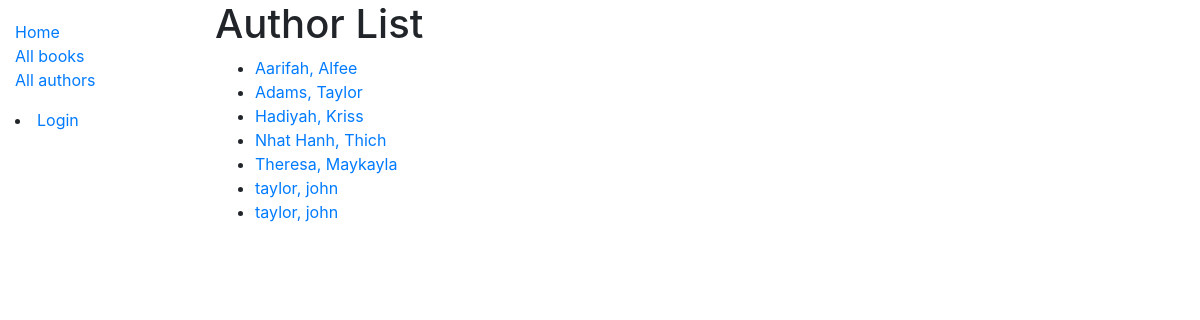
/catalog/author/, run on the app's committed database.
### catalog/models.py (models this page shows)
class Author(models.Model):
    first_name = models.CharField(max_length=100)
    last_name = models.CharField(max_length=100)
    date_of_birth = models.DateField(null=True, blank=True)
    date_of_death = models.DateField('Died', null=True, blank=True)
    class Meta:
        ordering = ['last_name', 'first_name']
    def get_absolute_url(self):
        return reverse('author-detail', args=[str(self.id)])
    def __str__(self):
        return f'{self.last_name}, {self.first_name}'

### catalog/views.py (the view)
# urls.py: path('author/', views.AuthorListView.as_view(), name='author'),
class AuthorListView(generic.ListView):
    model = Author

### catalog/templates/catalog/author_list.html
{% extends "base_generic.html" %}
{% block content %}
<h1>Author List</h1>
{% if author_list %}
  <ul>
  {% for author in author_list %}
    <li>
      <a href="{{ author.get_absolute_url }}">{{ author }}</a>
    </li>
  {% endfor %}
 </ul>
{% else %}
  <p>There are no authors available.</p>
{% endif %}
{% endblock %}

### data on the page
Author: last_name+first_name "Aarifah, Alfee"
Author: last_name+first_name "Adams, Taylor"
Author: last_name+first_name "Hadiyah, Kriss"
Author: last_name+first_name "Nhat Hanh, Thich"
Author: last_name+first_name "Theresa, Maykayla"
Author: last_name+first_name "taylor, john"
Author: last_name+first_name "taylor, john"
